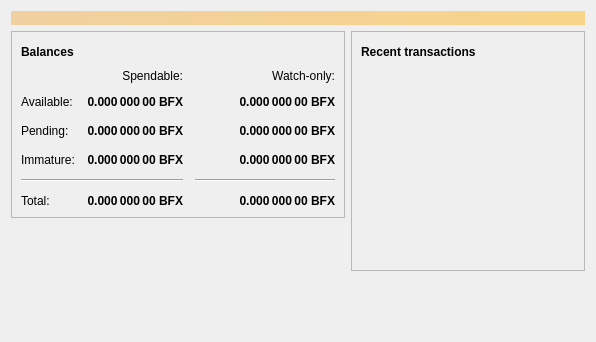
<?xml version="1.0" encoding="UTF-8"?>
<ui version="4.0">
 <class>OverviewPage</class>
 <widget class="QWidget" name="OverviewPage">
  <property name="geometry">
   <rect>
    <x>0</x>
    <y>0</y>
    <width>596</width>
    <height>342</height>
   </rect>
  </property>
  <property name="windowTitle">
   <string>Form</string>
  </property>
  <layout class="QVBoxLayout" name="topLayout">
   <item>
    <widget class="QLabel" name="labelAlerts">
     <property name="visible">
      <bool>false</bool>
     </property>
     <property name="styleSheet">
      <string notr="true">QLabel { background-color: qlineargradient(x1: 0, y1: 0, x2: 1, y2: 0, stop:0 #F0D0A0, stop:1 #F8D488); color:#000000; }</string>
     </property>
     <property name="wordWrap">
      <bool>true</bool>
     </property>
     <property name="margin">
      <number>3</number>
     </property>
     <property name="textInteractionFlags">
      <set>Qt::TextSelectableByMouse</set>
     </property>
    </widget>
   </item>
   <item>
    <layout class="QHBoxLayout" name="horizontalLayout" stretch="1,1">
     <item>
      <layout class="QVBoxLayout" name="verticalLayout_2">
       <item>
        <widget class="QFrame" name="frame">
         <property name="frameShape">
          <enum>QFrame::StyledPanel</enum>
         </property>
         <property name="frameShadow">
          <enum>QFrame::Raised</enum>
         </property>
         <layout class="QVBoxLayout" name="verticalLayout_4">
          <item>
           <layout class="QHBoxLayout" name="horizontalLayout_4">
            <item>
             <widget class="QLabel" name="label_5">
              <property name="font">
               <font>
                <weight>75</weight>
                <bold>true</bold>
               </font>
              </property>
              <property name="text">
               <string>Balances</string>
              </property>
             </widget>
            </item>
            <item>
             <widget class="QPushButton" name="labelWalletStatus">
              <property name="enabled">
               <bool>true</bool>
              </property>
              <property name="maximumSize">
               <size>
                <width>30</width>
                <height>16777215</height>
               </size>
              </property>
              <property name="toolTip">
               <string>The displayed information may be out of date. Your wallet automatically synchronizes with the BitcoinFlex network after a connection is established, but this process has not completed yet.</string>
              </property>
              <property name="text">
               <string/>
              </property>
              <property name="icon">
               <iconset resource="../bitcoin.qrc">
                <normaloff>:/icons/warning</normaloff>
                <disabledoff>:/icons/warning</disabledoff>:/icons/warning</iconset>
              </property>
              <property name="iconSize">
               <size>
                <width>24</width>
                <height>24</height>
               </size>
              </property>
              <property name="flat">
               <bool>true</bool>
              </property>
             </widget>
            </item>
            <item>
             <spacer name="horizontalSpacer_3">
              <property name="orientation">
               <enum>Qt::Horizontal</enum>
              </property>
              <property name="sizeHint" stdset="0">
               <size>
                <width>40</width>
                <height>20</height>
               </size>
              </property>
             </spacer>
            </item>
           </layout>
          </item>
          <item>
           <layout class="QGridLayout" name="gridLayout">
            <property name="spacing">
             <number>12</number>
            </property>
            <item row="2" column="2">
             <widget class="QLabel" name="labelWatchPending">
              <property name="font">
               <font>
                <weight>75</weight>
                <bold>true</bold>
               </font>
              </property>
              <property name="cursor">
               <cursorShape>IBeamCursor</cursorShape>
              </property>
              <property name="toolTip">
               <string>Unconfirmed transactions to watch-only addresses</string>
              </property>
              <property name="text">
               <string notr="true">0.000 000 00 BFX</string>
              </property>
              <property name="alignment">
               <set>Qt::AlignRight|Qt::AlignTrailing|Qt::AlignVCenter</set>
              </property>
              <property name="textInteractionFlags">
               <set>Qt::LinksAccessibleByMouse|Qt::TextSelectableByKeyboard|Qt::TextSelectableByMouse</set>
              </property>
             </widget>
            </item>
            <item row="2" column="1">
             <widget class="QLabel" name="labelUnconfirmed">
              <property name="font">
               <font>
                <weight>75</weight>
                <bold>true</bold>
               </font>
              </property>
              <property name="cursor">
               <cursorShape>IBeamCursor</cursorShape>
              </property>
              <property name="toolTip">
               <string>Total of transactions that have yet to be confirmed, and do not yet count toward the spendable balance</string>
              </property>
              <property name="text">
               <string notr="true">0.000 000 00 BFX</string>
              </property>
              <property name="alignment">
               <set>Qt::AlignRight|Qt::AlignTrailing|Qt::AlignVCenter</set>
              </property>
              <property name="textInteractionFlags">
               <set>Qt::LinksAccessibleByMouse|Qt::TextSelectableByKeyboard|Qt::TextSelectableByMouse</set>
              </property>
             </widget>
            </item>
            <item row="3" column="2">
             <widget class="QLabel" name="labelWatchImmature">
              <property name="font">
               <font>
                <weight>75</weight>
                <bold>true</bold>
               </font>
              </property>
              <property name="cursor">
               <cursorShape>IBeamCursor</cursorShape>
              </property>
              <property name="toolTip">
               <string>Mined balance in watch-only addresses that has not yet matured</string>
              </property>
              <property name="text">
               <string notr="true">0.000 000 00 BFX</string>
              </property>
              <property name="alignment">
               <set>Qt::AlignRight|Qt::AlignTrailing|Qt::AlignVCenter</set>
              </property>
              <property name="textInteractionFlags">
               <set>Qt::LinksAccessibleByMouse|Qt::TextSelectableByKeyboard|Qt::TextSelectableByMouse</set>
              </property>
             </widget>
            </item>
            <item row="4" column="0" colspan="2">
             <widget class="Line" name="line">
              <property name="orientation">
               <enum>Qt::Horizontal</enum>
              </property>
             </widget>
            </item>
            <item row="4" column="2">
             <widget class="Line" name="lineWatchBalance">
              <property name="sizePolicy">
               <sizepolicy hsizetype="Preferred" vsizetype="Fixed">
                <horstretch>0</horstretch>
                <verstretch>0</verstretch>
               </sizepolicy>
              </property>
              <property name="minimumSize">
               <size>
                <width>140</width>
                <height>0</height>
               </size>
              </property>
              <property name="orientation">
               <enum>Qt::Horizontal</enum>
              </property>
             </widget>
            </item>
            <item row="5" column="0">
             <widget class="QLabel" name="labelTotalText">
              <property name="text">
               <string>Total:</string>
              </property>
             </widget>
            </item>
            <item row="3" column="1">
             <widget class="QLabel" name="labelImmature">
              <property name="font">
               <font>
                <weight>75</weight>
                <bold>true</bold>
               </font>
              </property>
              <property name="cursor">
               <cursorShape>IBeamCursor</cursorShape>
              </property>
              <property name="toolTip">
               <string>Mined balance that has not yet matured</string>
              </property>
              <property name="text">
               <string notr="true">0.000 000 00 BFX</string>
              </property>
              <property name="alignment">
               <set>Qt::AlignRight|Qt::AlignTrailing|Qt::AlignVCenter</set>
              </property>
              <property name="textInteractionFlags">
               <set>Qt::LinksAccessibleByMouse|Qt::TextSelectableByKeyboard|Qt::TextSelectableByMouse</set>
              </property>
             </widget>
            </item>
            <item row="2" column="3">
             <spacer name="horizontalSpacer_2">
              <property name="orientation">
               <enum>Qt::Horizontal</enum>
              </property>
              <property name="sizeHint" stdset="0">
               <size>
                <width>40</width>
                <height>20</height>
               </size>
              </property>
             </spacer>
            </item>
            <item row="3" column="0">
             <widget class="QLabel" name="labelImmatureText">
              <property name="text">
               <string>Immature:</string>
              </property>
             </widget>
            </item>
            <item row="5" column="1">
             <widget class="QLabel" name="labelTotal">
              <property name="font">
               <font>
                <weight>75</weight>
                <bold>true</bold>
               </font>
              </property>
              <property name="cursor">
               <cursorShape>IBeamCursor</cursorShape>
              </property>
              <property name="toolTip">
               <string>Your current total balance</string>
              </property>
              <property name="text">
               <string notr="true">0.000 000 00 BFX</string>
              </property>
              <property name="alignment">
               <set>Qt::AlignRight|Qt::AlignTrailing|Qt::AlignVCenter</set>
              </property>
              <property name="textInteractionFlags">
               <set>Qt::LinksAccessibleByMouse|Qt::TextSelectableByKeyboard|Qt::TextSelectableByMouse</set>
              </property>
             </widget>
            </item>
            <item row="5" column="2">
             <widget class="QLabel" name="labelWatchTotal">
              <property name="font">
               <font>
                <weight>75</weight>
                <bold>true</bold>
               </font>
              </property>
              <property name="cursor">
               <cursorShape>IBeamCursor</cursorShape>
              </property>
              <property name="toolTip">
               <string>Current total balance in watch-only addresses</string>
              </property>
              <property name="text">
               <string notr="true">0.000 000 00 BFX</string>
              </property>
              <property name="alignment">
               <set>Qt::AlignRight|Qt::AlignTrailing|Qt::AlignVCenter</set>
              </property>
              <property name="textInteractionFlags">
               <set>Qt::LinksAccessibleByMouse|Qt::TextSelectableByKeyboard|Qt::TextSelectableByMouse</set>
              </property>
             </widget>
            </item>
            <item row="0" column="2">
             <widget class="QLabel" name="labelWatchonly">
              <property name="text">
               <string>Watch-only:</string>
              </property>
              <property name="alignment">
               <set>Qt::AlignRight|Qt::AlignTrailing|Qt::AlignVCenter</set>
              </property>
             </widget>
            </item>
            <item row="1" column="0">
             <widget class="QLabel" name="labelBalanceText">
              <property name="text">
               <string>Available:</string>
              </property>
             </widget>
            </item>
            <item row="1" column="1">
             <widget class="QLabel" name="labelBalance">
              <property name="font">
               <font>
                <weight>75</weight>
                <bold>true</bold>
               </font>
              </property>
              <property name="cursor">
               <cursorShape>IBeamCursor</cursorShape>
              </property>
              <property name="toolTip">
               <string>Your current spendable balance</string>
              </property>
              <property name="text">
               <string notr="true">0.000 000 00 BFX</string>
              </property>
              <property name="alignment">
               <set>Qt::AlignRight|Qt::AlignTrailing|Qt::AlignVCenter</set>
              </property>
              <property name="textInteractionFlags">
               <set>Qt::LinksAccessibleByMouse|Qt::TextSelectableByKeyboard|Qt::TextSelectableByMouse</set>
              </property>
             </widget>
            </item>
            <item row="1" column="2">
             <widget class="QLabel" name="labelWatchAvailable">
              <property name="font">
               <font>
                <weight>75</weight>
                <bold>true</bold>
               </font>
              </property>
              <property name="cursor">
               <cursorShape>IBeamCursor</cursorShape>
              </property>
              <property name="toolTip">
               <string>Your current balance in watch-only addresses</string>
              </property>
              <property name="text">
               <string notr="true">0.000 000 00 BFX</string>
              </property>
              <property name="alignment">
               <set>Qt::AlignRight|Qt::AlignTrailing|Qt::AlignVCenter</set>
              </property>
              <property name="textInteractionFlags">
               <set>Qt::LinksAccessibleByMouse|Qt::TextSelectableByKeyboard|Qt::TextSelectableByMouse</set>
              </property>
             </widget>
            </item>
            <item row="2" column="0">
             <widget class="QLabel" name="labelPendingText">
              <property name="text">
               <string>Pending:</string>
              </property>
             </widget>
            </item>
            <item row="0" column="1">
             <widget class="QLabel" name="labelSpendable">
              <property name="text">
               <string>Spendable:</string>
              </property>
              <property name="alignment">
               <set>Qt::AlignRight|Qt::AlignTrailing|Qt::AlignVCenter</set>
              </property>
             </widget>
            </item>
           </layout>
          </item>
         </layout>
        </widget>
       </item>
       <item>
        <spacer name="verticalSpacer">
         <property name="orientation">
          <enum>Qt::Vertical</enum>
         </property>
         <property name="sizeHint" stdset="0">
          <size>
           <width>20</width>
           <height>40</height>
          </size>
         </property>
        </spacer>
       </item>
      </layout>
     </item>
     <item>
      <layout class="QVBoxLayout" name="verticalLayout_3">
       <item>
        <widget class="QFrame" name="frame_2">
         <property name="frameShape">
          <enum>QFrame::StyledPanel</enum>
         </property>
         <property name="frameShadow">
          <enum>QFrame::Raised</enum>
         </property>
         <layout class="QVBoxLayout" name="verticalLayout">
          <item>
           <layout class="QHBoxLayout" name="horizontalLayout_2">
            <item>
             <widget class="QLabel" name="label_4">
              <property name="font">
               <font>
                <weight>75</weight>
                <bold>true</bold>
               </font>
              </property>
              <property name="text">
               <string>Recent transactions</string>
              </property>
             </widget>
            </item>
            <item>
             <widget class="QPushButton" name="labelTransactionsStatus">
              <property name="enabled">
               <bool>true</bool>
              </property>
              <property name="maximumSize">
               <size>
                <width>30</width>
                <height>16777215</height>
               </size>
              </property>
              <property name="toolTip">
               <string>The displayed information may be out of date. Your wallet automatically synchronizes with the BitcoinFlex network after a connection is established, but this process has not completed yet.</string>
              </property>
              <property name="text">
               <string/>
              </property>
              <property name="icon">
               <iconset resource="../bitcoin.qrc">
                <normaloff>:/icons/warning</normaloff>
                <disabledoff>:/icons/warning</disabledoff>:/icons/warning</iconset>
              </property>
              <property name="iconSize">
               <size>
                <width>24</width>
                <height>24</height>
               </size>
              </property>
              <property name="flat">
               <bool>true</bool>
              </property>
             </widget>
            </item>
            <item>
             <spacer name="horizontalSpacer">
              <property name="orientation">
               <enum>Qt::Horizontal</enum>
              </property>
              <property name="sizeHint" stdset="0">
               <size>
                <width>40</width>
                <height>20</height>
               </size>
              </property>
             </spacer>
            </item>
           </layout>
          </item>
          <item>
           <widget class="QListView" name="listTransactions">
            <property name="styleSheet">
             <string notr="true">QListView { background: transparent; }</string>
            </property>
            <property name="frameShape">
             <enum>QFrame::NoFrame</enum>
            </property>
            <property name="verticalScrollBarPolicy">
             <enum>Qt::ScrollBarAlwaysOff</enum>
            </property>
            <property name="horizontalScrollBarPolicy">
             <enum>Qt::ScrollBarAlwaysOff</enum>
            </property>
            <property name="selectionMode">
             <enum>QAbstractItemView::NoSelection</enum>
            </property>
           </widget>
          </item>
         </layout>
        </widget>
       </item>
       <item>
        <spacer name="verticalSpacer_2">
         <property name="orientation">
          <enum>Qt::Vertical</enum>
         </property>
         <property name="sizeHint" stdset="0">
          <size>
           <width>20</width>
           <height>40</height>
          </size>
         </property>
        </spacer>
       </item>
      </layout>
     </item>
    </layout>
   </item>
  </layout>
 </widget>
 <resources/>
 <connections/>
</ui>
